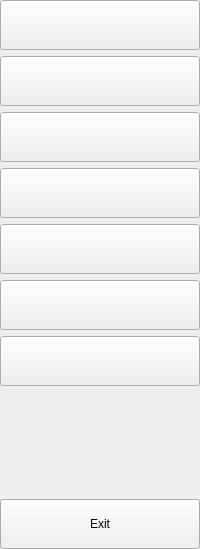
        <widget class="QWidget" name="icon_only_widget" native="true">
         <property name="minimumSize">
          <size>
           <width>60</width>
           <height>500</height>
          </size>
         </property>
         <layout class="QVBoxLayout" name="verticalLayout">
          <property name="leftMargin">
           <number>0</number>
          </property>
          <property name="topMargin">
           <number>0</number>
          </property>
          <property name="rightMargin">
           <number>0</number>
          </property>
          <property name="bottomMargin">
           <number>0</number>
          </property>
          <item>
           <widget class="QPushButton" name="side_bar_1">
            <property name="sizePolicy">
             <sizepolicy hsizetype="Preferred" vsizetype="Expanding">
              <horstretch>0</horstretch>
              <verstretch>0</verstretch>
             </sizepolicy>
            </property>
            <property name="minimumSize">
             <size>
              <width>50</width>
              <height>50</height>
             </size>
            </property>
            <property name="text">
             <string/>
            </property>
            <property name="icon">
             <iconset resource="../../Desktop/resource.qrc">
              <normaloff>:/icons/icons_financial_app/side_bar.png</normaloff>
              <normalon>:/icons/icons_financial_app/side_bar.png</normalon>:/icons/icons_financial_app/side_bar.png</iconset>
            </property>
            <property name="iconSize">
             <size>
              <width>30</width>
              <height>30</height>
             </size>
            </property>
            <property name="checkable">
             <bool>true</bool>
            </property>
            <property name="autoExclusive">
             <bool>false</bool>
            </property>
           </widget>
          </item>
          <item>
           <widget class="QPushButton" name="home_button_1">
            <property name="sizePolicy">
             <sizepolicy hsizetype="Preferred" vsizetype="Expanding">
              <horstretch>0</horstretch>
              <verstretch>0</verstretch>
             </sizepolicy>
            </property>
            <property name="minimumSize">
             <size>
              <width>50</width>
              <height>50</height>
             </size>
            </property>
            <property name="text">
             <string/>
            </property>
            <property name="icon">
             <iconset resource="../../Desktop/resource.qrc">
              <normaloff>:/icons/icons_financial_app/home_icon.png</normaloff>
              <normalon>:/icons/icons_financial_app/home_icon.png</normalon>:/icons/icons_financial_app/home_icon.png</iconset>
            </property>
            <property name="iconSize">
             <size>
              <width>30</width>
              <height>30</height>
             </size>
            </property>
            <property name="checkable">
             <bool>true</bool>
            </property>
            <property name="autoExclusive">
             <bool>true</bool>
            </property>
           </widget>
          </item>
          <item>
           <widget class="QPushButton" name="upload_button_1">
            <property name="sizePolicy">
             <sizepolicy hsizetype="Preferred" vsizetype="Expanding">
              <horstretch>0</horstretch>
              <verstretch>0</verstretch>
             </sizepolicy>
            </property>
            <property name="minimumSize">
             <size>
              <width>50</width>
              <height>50</height>
             </size>
            </property>
            <property name="text">
             <string/>
            </property>
            <property name="icon">
             <iconset resource="../../Desktop/resource.qrc">
              <normaloff>:/icons/icons_financial_app/upload_icon.png</normaloff>
              <normalon>:/icons/icons_financial_app/upload_icon.png</normalon>:/icons/icons_financial_app/upload_icon.png</iconset>
            </property>
            <property name="iconSize">
             <size>
              <width>30</width>
              <height>30</height>
             </size>
            </property>
            <property name="checkable">
             <bool>true</bool>
            </property>
            <property name="autoExclusive">
             <bool>true</bool>
            </property>
           </widget>
          </item>
          <item>
           <widget class="QPushButton" name="file_button_1">
            <property name="sizePolicy">
             <sizepolicy hsizetype="Preferred" vsizetype="Expanding">
              <horstretch>0</horstretch>
              <verstretch>0</verstretch>
             </sizepolicy>
            </property>
            <property name="minimumSize">
             <size>
              <width>50</width>
              <height>50</height>
             </size>
            </property>
            <property name="text">
             <string/>
            </property>
            <property name="icon">
             <iconset resource="../../Desktop/resource.qrc">
              <normaloff>:/icons/icons_financial_app/file_icon.png</normaloff>
              <normalon>:/icons/icons_financial_app/file_icon.png</normalon>:/icons/icons_financial_app/file_icon.png</iconset>
            </property>
            <property name="iconSize">
             <size>
              <width>30</width>
              <height>30</height>
             </size>
            </property>
            <property name="checkable">
             <bool>true</bool>
            </property>
            <property name="autoExclusive">
             <bool>true</bool>
            </property>
           </widget>
          </item>
          <item>
           <widget class="QPushButton" name="stats_button_1">
            <property name="sizePolicy">
             <sizepolicy hsizetype="Preferred" vsizetype="Expanding">
              <horstretch>0</horstretch>
              <verstretch>0</verstretch>
             </sizepolicy>
            </property>
            <property name="minimumSize">
             <size>
              <width>50</width>
              <height>50</height>
             </size>
            </property>
            <property name="text">
             <string/>
            </property>
            <property name="icon">
             <iconset resource="../../Desktop/resource.qrc">
              <normaloff>:/icons/icons_financial_app/chart_icon.png</normaloff>
              <normalon>:/icons/icons_financial_app/chart_icon.png</normalon>:/icons/icons_financial_app/chart_icon.png</iconset>
            </property>
            <property name="iconSize">
             <size>
              <width>30</width>
              <height>30</height>
             </size>
            </property>
            <property name="checkable">
             <bool>true</bool>
            </property>
            <property name="autoExclusive">
             <bool>true</bool>
            </property>
           </widget>
          </item>
          <item>
           <widget class="QPushButton" name="profile_button_1">
            <property name="sizePolicy">
             <sizepolicy hsizetype="Preferred" vsizetype="Expanding">
              <horstretch>0</horstretch>
              <verstretch>0</verstretch>
             </sizepolicy>
            </property>
            <property name="minimumSize">
             <size>
              <width>50</width>
              <height>50</height>
             </size>
            </property>
            <property name="text">
             <string/>
            </property>
            <property name="icon">
             <iconset resource="../../Desktop/resource.qrc">
              <normaloff>:/icons/icons_financial_app/profile_icon.png</normaloff>
              <normalon>:/icons/icons_financial_app/profile_icon.png</normalon>:/icons/icons_financial_app/profile_icon.png</iconset>
            </property>
            <property name="iconSize">
             <size>
              <width>30</width>
              <height>30</height>
             </size>
            </property>
            <property name="checkable">
             <bool>true</bool>
            </property>
            <property name="autoExclusive">
             <bool>true</bool>
            </property>
           </widget>
          </item>
          <item>
           <widget class="QPushButton" name="settings_button_1">
            <property name="sizePolicy">
             <sizepolicy hsizetype="Preferred" vsizetype="Expanding">
              <horstretch>0</horstretch>
              <verstretch>0</verstretch>
             </sizepolicy>
            </property>
            <property name="minimumSize">
             <size>
              <width>50</width>
              <height>50</height>
             </size>
            </property>
            <property name="text">
             <string/>
            </property>
            <property name="icon">
             <iconset resource="../../Desktop/resource.qrc">
              <normaloff>:/icons/icons_financial_app/settings_icon.png</normaloff>
              <normalon>:/icons/icons_financial_app/settings_icon.png</normalon>:/icons/icons_financial_app/settings_icon.png</iconset>
            </property>
            <property name="iconSize">
             <size>
              <width>30</width>
              <height>30</height>
             </size>
            </property>
            <property name="checkable">
             <bool>true</bool>
            </property>
            <property name="autoExclusive">
             <bool>true</bool>
            </property>
           </widget>
          </item>
          <item>
           <spacer name="verticalSpacer">
            <property name="orientation">
             <enum>Qt::Orientation::Vertical</enum>
            </property>
            <property name="sizeHint" stdset="0">
             <size>
              <width>20</width>
              <height>107</height>
             </size>
            </property>
           </spacer>
          </item>
          <item>
           <widget class="QPushButton" name="exit_button_1">
            <property name="sizePolicy">
             <sizepolicy hsizetype="Preferred" vsizetype="Expanding">
              <horstretch>0</horstretch>
              <verstretch>0</verstretch>
             </sizepolicy>
            </property>
            <property name="minimumSize">
             <size>
              <width>50</width>
              <height>50</height>
             </size>
            </property>
            <property name="text">
             <string>Exit</string>
            </property>
            <property name="checkable">
             <bool>true</bool>
            </property>
            <property name="autoExclusive">
             <bool>true</bool>
            </property>
           </widget>
          </item>
         </layout>
        </widget>
